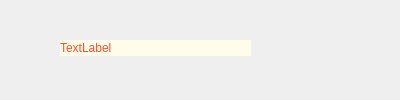
<?xml version="1.0" encoding="UTF-8"?>
<ui version="4.0">
 <class>floatingErrorWindow</class>
 <widget class="QWidget" name="floatingErrorWindow">
  <property name="geometry">
   <rect>
    <x>0</x>
    <y>0</y>
    <width>400</width>
    <height>100</height>
   </rect>
  </property>
  <property name="windowTitle">
   <string>Form</string>
  </property>
  <widget class="QLabel" name="label">
   <property name="geometry">
    <rect>
     <x>60</x>
     <y>40</y>
     <width>191</width>
     <height>16</height>
    </rect>
   </property>
   <property name="styleSheet">
    <string notr="true">background-color: rgb(255, 252, 233);
color: rgb(255, 75, 44);
</string>
   </property>
   <property name="text">
    <string>TextLabel</string>
   </property>
  </widget>
 </widget>
 <resources/>
 <connections/>
</ui>
